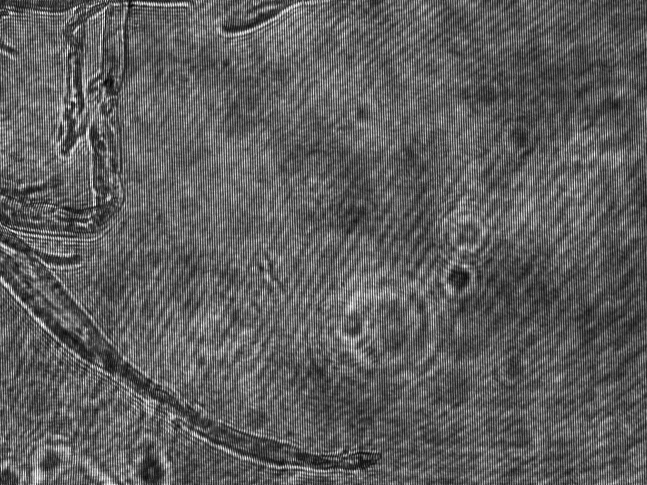
#> input picture data/DataIn/Fibras_glicerina/FiberA_glicerina/FiberA_1.png, 1294 x 970 px (shown at 1/2 size)
$ python -i utils.py   (imports and definitions only)
#> lines starting #> are read from the running program, lines starting #| are printed output that depends on the picture; after the words box and inside, x2 and y2 are one past the last pixel; in counts of white or black regions, pixels touching at a corner belong together
#> further down, picture is the input picture: shape (970, 1294); min 0, max 244, mean 93.4
# -*- coding: utf-8 -*-
"""
Title-->            Utility script
Author-->           Ana Doblas, Carlos Trujillo, Raul Castaneda,
Date-->             03/03/2019
Last modified-->    16/04/2022
                    University of Memphis
                    Optical Imaging Research lab (OIRL)
                    EAFIT University
                    Applied Optics Group
Abstract -->        Script that implements the different methods to render the resulting complex field data
Links-->          - https://unal-optodigital.github.io/JDiffraction/
"""

import cv2
import sys
import numpy as np
from matplotlib import pyplot as plt
from PIL import Image, ImageOps
from scipy import ndimage

# circular spatial filter
# [142 lines left out: functions sfc, sfr, sfmr, not called in this run]

# Function to determine if the holograms is off-axis or not
def regime(inp):
    holoFT = np.float32(inp)
    fft_holo = cv2.dft(holoFT, flags=cv2.DFT_COMPLEX_OUTPUT)
    fft_holo = np.fft.fftshift(fft_holo)
    fft_holo_image = 20 * np.log(cv2.magnitude(fft_holo[:, :, 0], fft_holo[:, :, 1]))
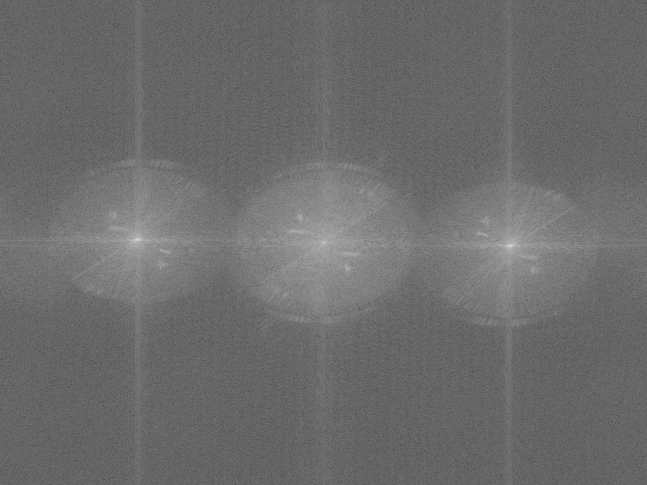
#> fft_holo_image: shape (970, 1294) float32 (shown at 1/2 size); min 34.59, max 371.6, mean 177.8; drawn with min black and max white
    minVal = np.amin(np.abs(fft_holo_image))
#> minVal = 34.59
    maxVal = np.amax(np.abs(fft_holo_image))
#> maxVal = 371.6
    fft_holo_image = cv2.convertScaleAbs(fft_holo_image, alpha=255.0 / (maxVal - minVal),
                                         beta=-minVal * 255.0 / (maxVal - minVal))

    # apply binary thresholding
    ret, thresh = cv2.threshold(fft_holo_image, 200, 255, cv2.THRESH_BINARY)
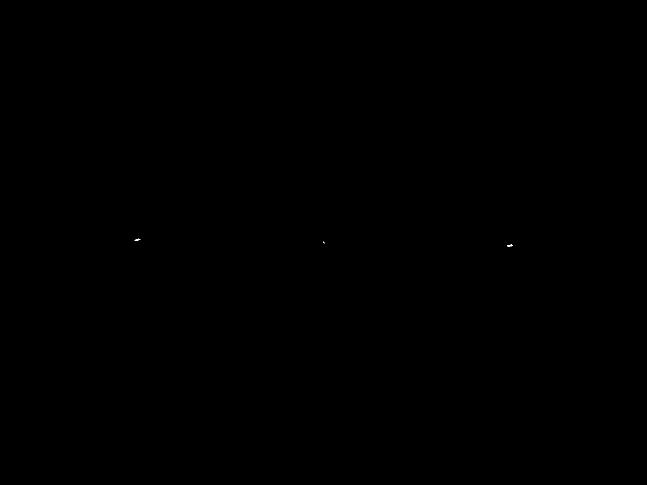
#> thresh: shape (970, 1294) (shown at 1/2 size); 0.01% white in thin lines or dots, all inside (x1, y1, x2, y2) = (269, 477, 1026, 494)
    #cv2.imshow('Binary image', thresh)
    thresh_rize = cv2.resize(thresh, (1024, 1024))
    #cv2.imshow('Binary image_resize', thresh_rize)
    #cv2.waitKey(0)


    contours, hierarchy = cv2.findContours(image=thresh_rize, mode=cv2.RETR_TREE, method=cv2.CHAIN_APPROX_SIMPLE)
#> contours = 3 contours, 1 with area under 20; largest, box (x1, y1, x2, y2) and area: (802, 516, 812, 522) 29, (212, 503, 223, 509) 28
    # draw contours on the original image
    fft_holo_image = cv2.resize(thresh, (1024, 1024))
    image_copy = fft_holo_image.copy()
#> (the run stopped early here; a loop or call above may not have finished)
